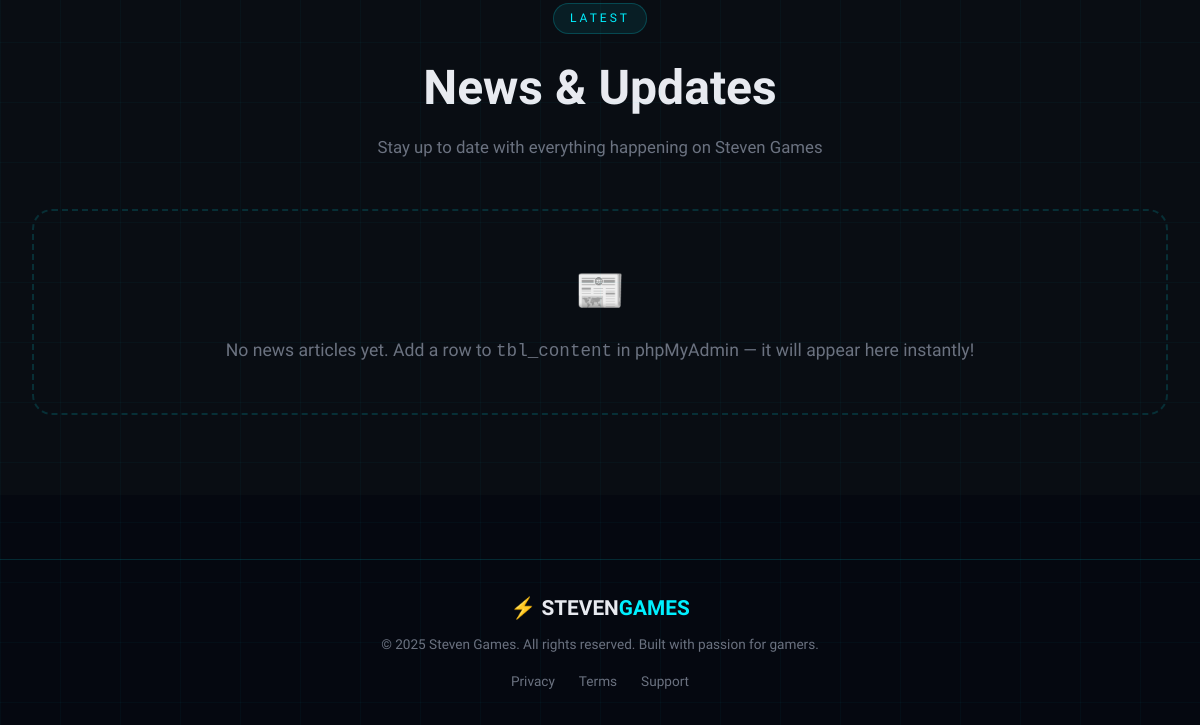
Before: / (lower part) with the older database file.
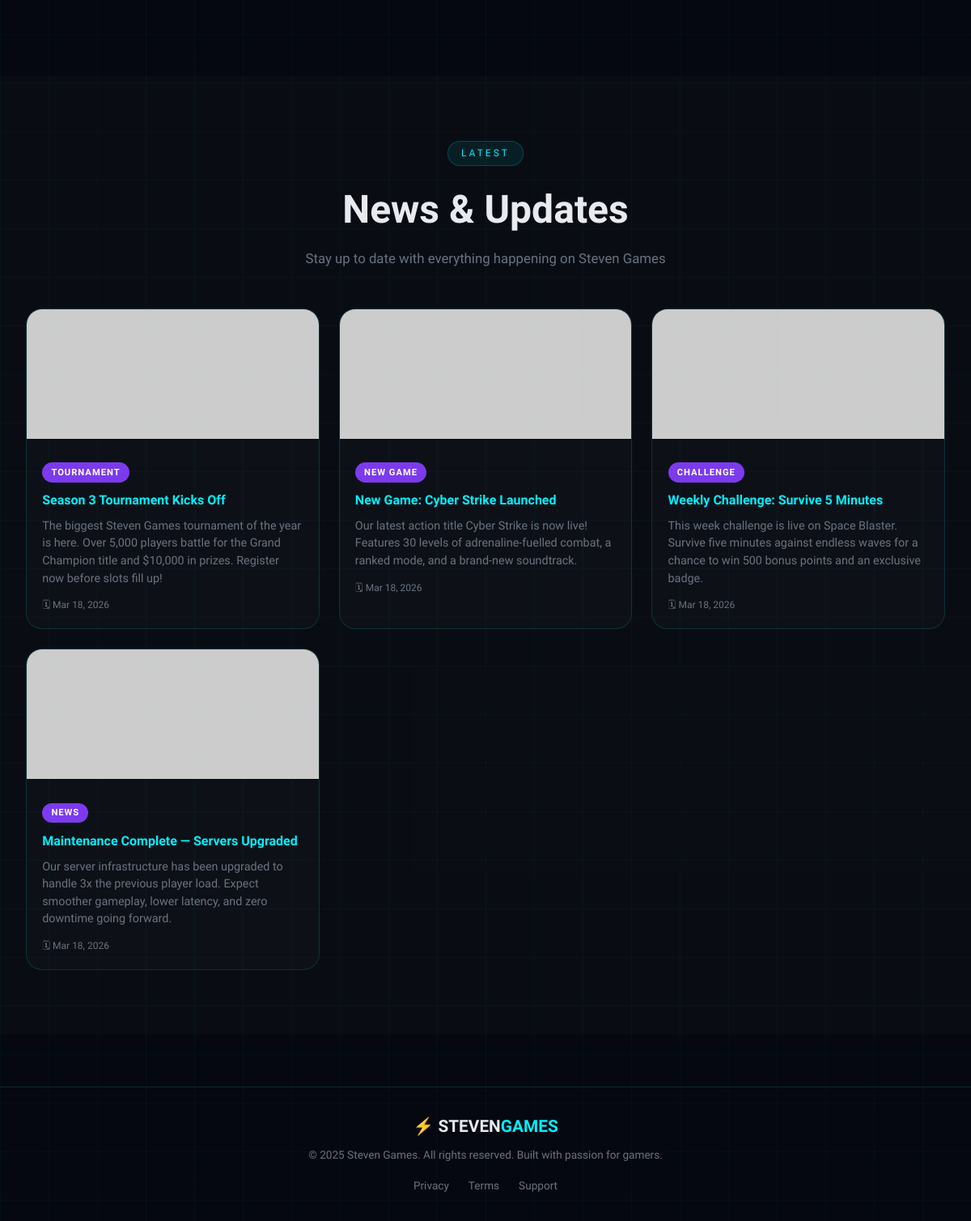
After: the same page with the newer database file.
### tables this page shows
CREATE TABLE `tbl_content` (
  `id`          int(11)      NOT NULL AUTO_INCREMENT,
  `title`       varchar(150) NOT NULL,
  `description` text         NOT NULL,
  `image_url`   varchar(300) NOT NULL DEFAULT 'https://placehold.co/400x220/0d1117/00f0ff?text=StevenGames',
  `category`    varchar(60)  NOT NULL DEFAULT 'News',
  `status`      enum('published','draft') NOT NULL DEFAULT 'published',
  `created_at`  datetime     NOT NULL DEFAULT current_timestamp(),
  PRIMARY KEY (`id`)
);

### index.php (the view, shortened to what this page needs)
<?php
$db        = getDB();
$lb_result = $db->query("SELECT username, score FROM users WHERE status = 'active' ORDER BY score DESC LIMIT 5");
$content_result = $db->query("SELECT * FROM tbl_content WHERE status = 'published' ORDER BY created_at DESC");
?>
<!DOCTYPE html>
<html lang="en">
<head>
  <link rel="stylesheet" href="css/style.css">
</head>
<body>
<div class="bg-grid"></div>
<div class="particles" id="particles"></div>
<section class="leaderboard-section" id="leaderboard">
</section>
<section id="news" style="background:rgba(13,17,23,.6);padding:5rem 0">
  <div class="content-section" style="padding:0 2rem">
    <div class="section-header">
      <span class="section-tag">LATEST</span>
      <h2>News &amp; Updates</h2>
      <p>Stay up to date with everything happening on Steven Games</p>
    </div>
    <?php if ($content_result && $content_result->num_rows > 0): ?>
      <div class="content-grid">
        <?php while ($item = $content_result->fetch_assoc()): ?>
        <div class="content-card">
          <img src="<?= htmlspecialchars($item['image_url']) ?>"
               alt="<?= htmlspecialchars($item['title']) ?>"
               onerror="this.src='https://placehold.co/400x160/0d1117/00f0ff?text=No+Image'">
          <div class="content-card-body">
            <span class="content-cat"><?= htmlspecialchars($item['category']) ?></span>
            <h3><?= htmlspecialchars($item['title']) ?></h3>
            <p><?= htmlspecialchars($item['description']) ?></p>
            <div class="content-date">
              🗓 <?= date('M j, Y', strtotime($item['created_at'])) ?>
            </div>
          </div>
        </div>
        <?php endwhile; ?>
      </div>
    <?php else: ?>
      <div class="no-records">
        <span>📰</span>
        No news articles yet. Add a row to <code>tbl_content</code> in phpMyAdmin — it will appear here instantly!
      </div>
    <?php endif; ?>
  </div>
</section>
<footer class="footer">
  <div class="footer-inner">
    <div class="footer-logo">⚡ STEVEN<span>GAMES</span></div>
    <p>© 2025 Steven Games. All rights reserved. Built with passion for gamers.</p>
    <div class="footer-links">
      <a href="#">Privacy</a><a href="#">Terms</a><a href="#">Support</a>
    </div>
  </div>
</footer>
</body>
</html>

### css/style.css (style rules this page uses)
:root { --bg-dark: #050810; --bg-card: #0d1117; --bg-nav: rgba(5, 8, 16, 0.95); --accent: #00f0ff; --accent2: #ff3c78; --accent3: #7c3aed; --gold: #ffd700; --text: #e8eaf0; --text-muted: #6b7280; --border: rgba(0, 240, 255, 0.15); --glow: 0 0 20px rgba(0, 240, 255, 0.4); --glow-pink: 0 0 20px rgba(255, 60, 120, 0.4); --card-shadow: 0 8px 32px rgba(0,0,0,0.6); --font-display: 'Orbitron', monospace; --font-body: 'Rajdhani', sans-serif; --radius: 12px; --radius-lg: 20px; }
*, *::before, *::after { box-sizing: border-box; margin: 0; padding: 0; }
html { scroll-behavior: smooth; }
body { font-family: var(--font-body); background: var(--bg-dark); color: var(--text); min-height: 100vh; overflow-x: hidden; font-size: 16px; line-height: 1.6; }
.bg-grid { position: fixed; inset: 0; z-index: 0; background-image: linear-gradient(rgba(0,240,255,0.03) 1px, transparent 1px), linear-gradient(90deg, rgba(0,240,255,0.03) 1px, transparent 1px); background-size: 60px 60px; pointer-events: none; }
.particles { position: fixed; inset: 0; z-index: 0; pointer-events: none; }
.games-section, .leaderboard-section { padding: 6rem 2rem; max-width: 1200px; margin: 0 auto; position: relative; z-index: 1; }
.section-header { text-align: center; margin-bottom: 3rem; }
.section-tag { font-family: var(--font-display); font-size: 0.75rem; letter-spacing: 3px; color: var(--accent); background: rgba(0,240,255,0.08); border: 1px solid rgba(0,240,255,0.2); padding: 0.3rem 1rem; border-radius: 50px; display: inline-block; margin-bottom: 1rem; }
.section-header h2 { font-family: var(--font-display); font-size: clamp(2rem, 5vw, 3rem); font-weight: 900; margin-bottom: 0.5rem; }
.section-header p { color: var(--text-muted); font-size: 1.05rem; }
.footer { border-top: 1px solid var(--border); padding: 2rem; text-align: center; position: relative; z-index: 1; margin-top: 4rem; }
.footer-inner { max-width: 1200px; margin: 0 auto; }
.footer-logo { font-family: var(--font-display); font-size: 1.3rem; font-weight: 900; margin-bottom: 0.5rem; }
.footer-logo span { color: var(--accent); }
.footer p { color: var(--text-muted); font-size: 0.85rem; margin-bottom: 1rem; }
.footer-links { display: flex; gap: 1.5rem; justify-content: center; }
.footer-links a { color: var(--text-muted); text-decoration: none; font-size: 0.85rem; transition: color 0.2s; }

### index.php (style rules this page uses)
.content-section { padding: 5rem 2rem; max-width: 1200px; margin: 0 auto; }
.content-grid { display: grid; grid-template-columns: repeat(auto-fill, minmax(280px, 1fr)); gap: 1.5rem; margin-top: 2rem; }
.content-card { background: var(--bg-card); border: 1px solid var(--border); border-radius: var(--radius-lg); overflow: hidden; transition: transform .3s, box-shadow .3s; }
.content-card img { width: 100%; height: 160px; object-fit: cover; }
.content-card-body { padding: 1.2rem; }
.content-cat { display: inline-block; background: var(--accent3); color: #fff; font-size: .7rem; font-weight: 700; padding: .2rem .7rem; border-radius: 20px; margin-bottom: .6rem; text-transform: uppercase; letter-spacing: 1px; }
.content-card-body h3 { color: var(--accent); font-size: 1rem; margin-bottom: .5rem; }
.content-card-body p { font-size: .9rem; color: var(--text-muted); line-height: 1.5; }
.content-date { font-size: .75rem; color: var(--text-muted); margin-top: .8rem; }
.no-records { text-align: center; padding: 3rem 1rem; color: var(--text-muted); font-size: 1.1rem; border: 2px dashed var(--border); border-radius: var(--radius-lg); }
.no-records span { font-size: 2.5rem; display: block; margin-bottom: .8rem; }

Changed rows visible on the page:
added tbl_content: category "TOURNAMENT", title "Season 3 Tournament Kicks Off", description "The biggest Steven Games tournament of the year is here. Over 5,000 players battle for the Grand Champion title and $10,000 in prizes. Register now before slots fill up!", created_at "Mar 18, 2026"
added tbl_content: category "NEW GAME", title "New Game: Cyber Strike Launched", description "Our latest action title Cyber Strike is now live! Features 30 levels of adrenaline-fuelled combat, a ranked mode, and a brand-new soundtrack.", created_at "Mar 18, 2026"
added tbl_content: category "CHALLENGE", title "Weekly Challenge: Survive 5 Minutes", description "This week challenge is live on Space Blaster. Survive five minutes against endless waves for a chance to win 500 bonus points and an exclusive badge.", created_at "Mar 18, 2026"
added tbl_content: category "NEWS", title "Maintenance Complete — Servers Upgraded", description "Our server infrastructure has been upgraded to handle 3x the previous player load. Expect smoother gameplay, lower latency, and zero downtime going forward.", created_at "Mar 18, 2026"
Other visible differences:
text no longer shown: "📰 No news articles yet. Add a row to tbl_content in phpMyAdmin — it will appear here instantly!"
